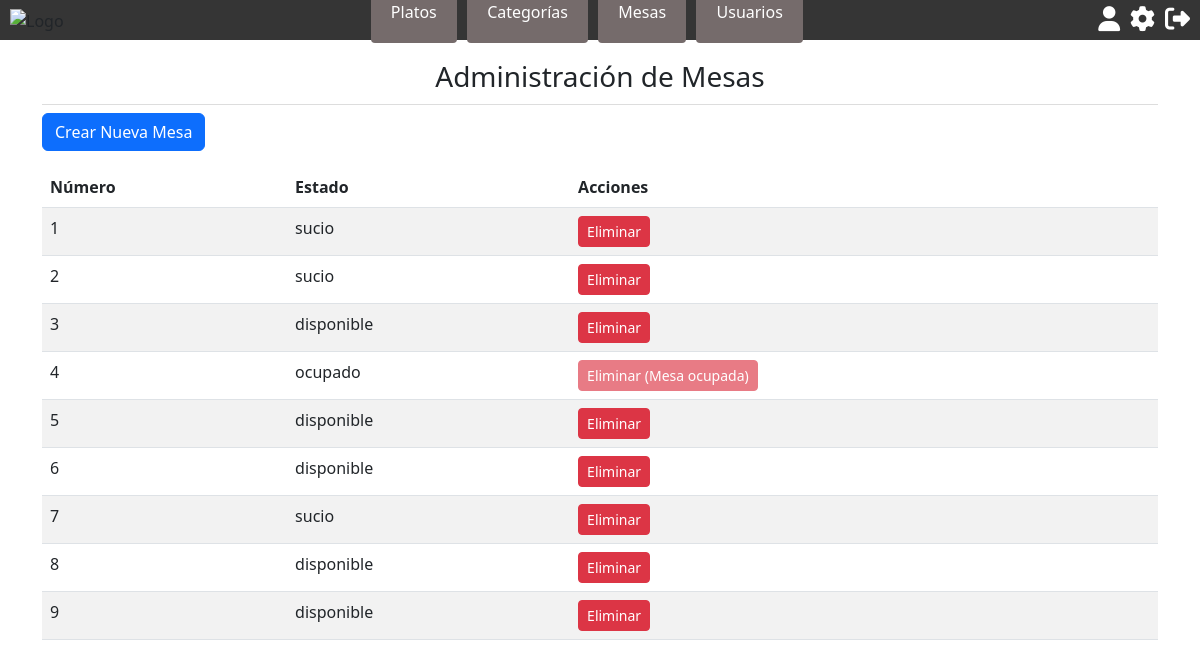
The page /mesas-admin/ (signed in) on the database as committed earlier.
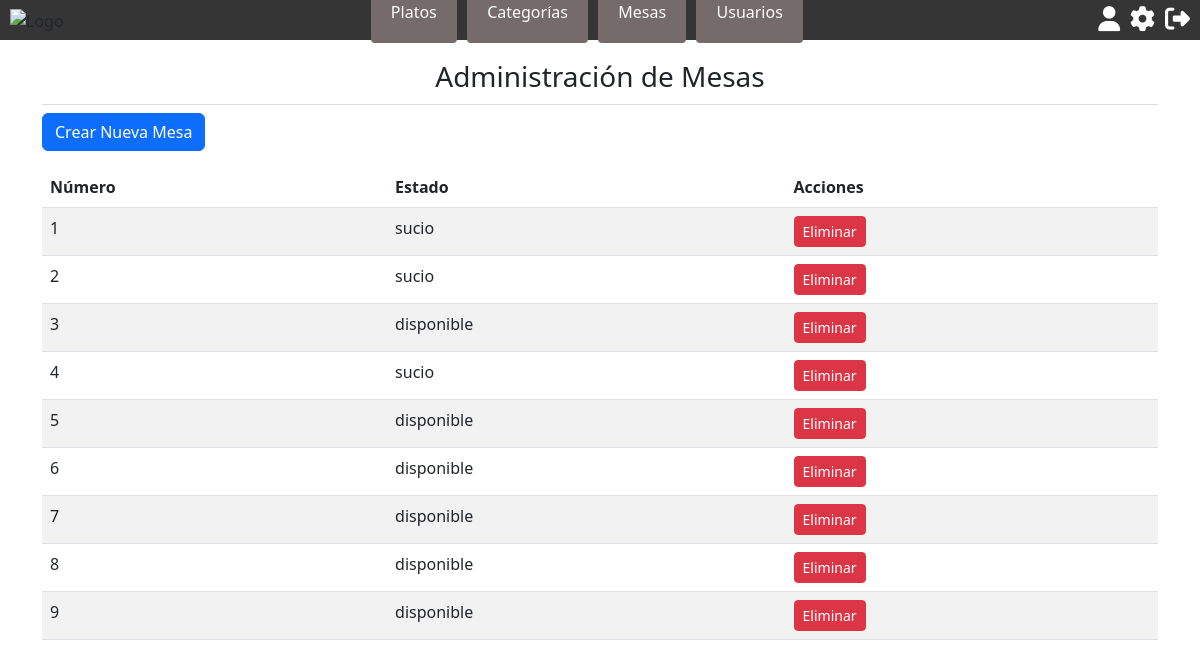
The same page on the database as committed later.
### restaurante_app/models.py (models this page shows, shortened)
class Mesa(models.Model):
    numero = models.AutoField(primary_key=True)
    EstMesCod = models.ForeignKey(EstadoMesa, on_delete=models.CASCADE, default=1)

class EstadoMesa(models.Model):
    EstMesCod = models.AutoField(primary_key=True)
    EstMesDes = models.CharField(max_length=100)
    def __str__(self):
        return  f'{self.EstMesDes}'

### restaurante_app/views.py (the view)
# urls.py: path('mesas-admin/', views.mesas_admin, name='mesas_admin'),
@login_required
def mesas_admin(request):
    if request.user.TipUsuCod.TipUsuDes != "Administrador":
        return redirect('index')
    mesas = Mesa.objects.all()
    return render(request, 'mesas_admin.html', {'mesas': mesas})

### restaurante_app/templates/mesas_admin.html (shortened to what this page needs)
{% extends 'base.html' %}
{% block content %}
<div class="container">
  <h2>Administración de Mesas</h2>
  <a href="{% url 'crear_mesa' %}" class="btn btn-primary mb-3">Crear Nueva Mesa</a>
  <table class="table table-striped">
    <thead>
      <tr>
        <th>Número</th>
        <th>Estado</th>
        <th>Acciones</th>
      </tr>
    </thead>
    <tbody>
      {% for mesa in mesas %}
      <tr>
        <td>{{ mesa.numero }}</td>
        <td>{{ mesa.EstMesCod }}</td>
        <td>
          {% if mesa.EstMesCod.EstMesDes == 'eliminado' %}
          <a href="{% url 'restaurar_mesa' mesa.numero %}" class="btn btn-success btn-sm">Restaurar</a>
          {% elif mesa.EstMesCod.EstMesDes == 'ocupado' %}
          <button class="btn btn-danger btn-sm" disabled>Eliminar (Mesa ocupada)</button>
          {% else %}
          <a href="{% url 'eliminar_mesa' mesa.numero %}" class="btn btn-danger btn-sm">Eliminar</a>
          {% endif %}
        </td>
      </tr>
      {% endfor %}
    </tbody>
  </table>
</div>
{% endblock %}

Rows that differ between the two databases and show on the page:
changed Mesa id 4: EstMesCod "ocupado" → "sucio"; EstMesCod_id "Eliminar (Mesa ocupada)" → "Eliminar"
changed Mesa id 7: EstMesCod "sucio" → "disponible"
